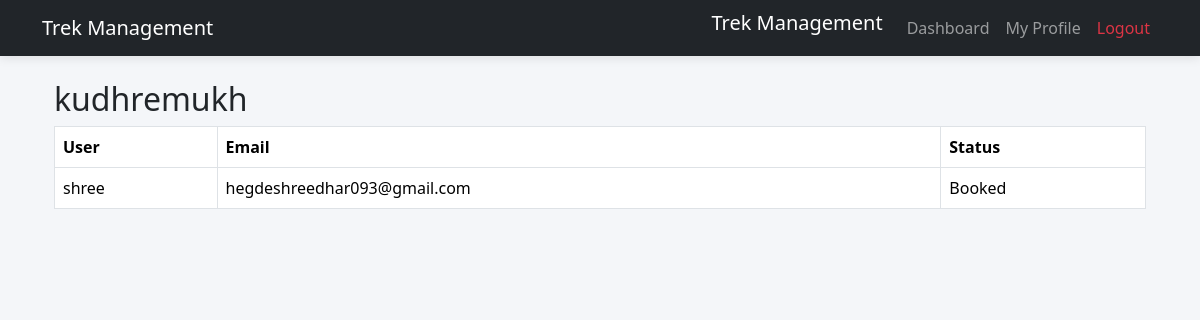
The page /staff/participants/1 (signed in) on the database its author committed.
### application/models.py (models this page shows, shortened)
class Trek(db.Model):
    __tablename__ = "treks"
    id = db.Column(db.Integer, primary_key=True)
    trek_name = db.Column(db.String(100), nullable=False)
    location = db.Column(db.String(100), nullable=False)
    difficulty = db.Column(db.String(20), nullable=False)
    duration = db.Column(db.Integer, nullable=False)
    available_slots = db.Column(db.Integer, nullable=False)
    assigned_staff_id = db.Column(
        db.Integer,
        db.ForeignKey("users.id"),
        nullable=True
    )
    status = db.Column(
        db.String(20),
        default="Pending"
    )
    start_date = db.Column(db.Date, nullable=False)
    end_date = db.Column(db.Date, nullable=False)
    staff = db.relationship("User", backref="assigned_treks")

class Booking(db.Model):
    __tablename__ = "bookings"
    id = db.Column(db.Integer, primary_key=True)
    user_id = db.Column(
        db.Integer,
        db.ForeignKey("users.id"),
        nullable=False
    )
    trek_id = db.Column(
        db.Integer,
        db.ForeignKey("treks.id"),
        nullable=False
    )
    booking_date = db.Column(
        db.Date,
        nullable=False
    )
    status = db.Column(
        db.String(20),
        default="Booked"
    )
    user = db.relationship(
        "User",
        backref="bookings"
    )
    trek = db.relationship(
        "Trek",
        backref="bookings"
    )

class User(db.Model):
    __tablename__ = "users"
    id = db.Column(db.Integer, primary_key=True)
    username = db.Column(db.String(50), nullable=False, unique=True)
    email = db.Column(db.String(120), nullable=False, unique=True)
    password = db.Column(db.String(255), nullable=False)
    role = db.Column(db.String(20), nullable=False)
    is_approved = db.Column(db.Boolean, default=False)
    is_blacklisted = db.Column(db.Boolean, default=False)

### app.py (the view)
@app.route("/staff/participants/<int:trek_id>")
def view_participants(trek_id):
    if "user_id" not in session:
        return redirect("/login")
    if session["role"] != "staff":
        return "Access Denied"
    trek = Trek.query.get_or_404(trek_id)
    if trek.assigned_staff_id != session["user_id"]:
        return "Access Denied"
    bookings = Booking.query.filter_by(
        trek_id=trek.id,
        status="Booked"
    ).all()
    return render_template(
        "participants.html",
        trek=trek,
        bookings=bookings
    )

### templates/participants.html (shortened to what this page needs)
{% extends "base.html" %}
{% block content %}
<div class="container mt-4">
    <h2>{{ trek.trek_name }}</h2>
    <table class="table table-bordered">
        <thead>
            <tr>
                <th>User</th>
                <th>Email</th>
                <th>Status</th>
            </tr>
        </thead>
        <tbody>
            {% for booking in bookings %}
            <tr>
                <td>{{ booking.user.username }}</td>
                <td>{{ booking.user.email }}</td>
                <td>{{ booking.status }}</td>
            </tr>
            {% else %}
            <tr>
                <td colspan="3">
                    No Participants
                </td>
            </tr>
            {% endfor %}
        </tbody>
    </table>
</div>
{% endblock %}

### static/css/style.css (style rules this page uses)
body { background:#f4f6f9; }

### rows shown on the page
Trek: trek_name "kudhremukh"
Booking: user.username "shree", user.email "hegdeshreedhar093@gmail.com", status "Booked"
